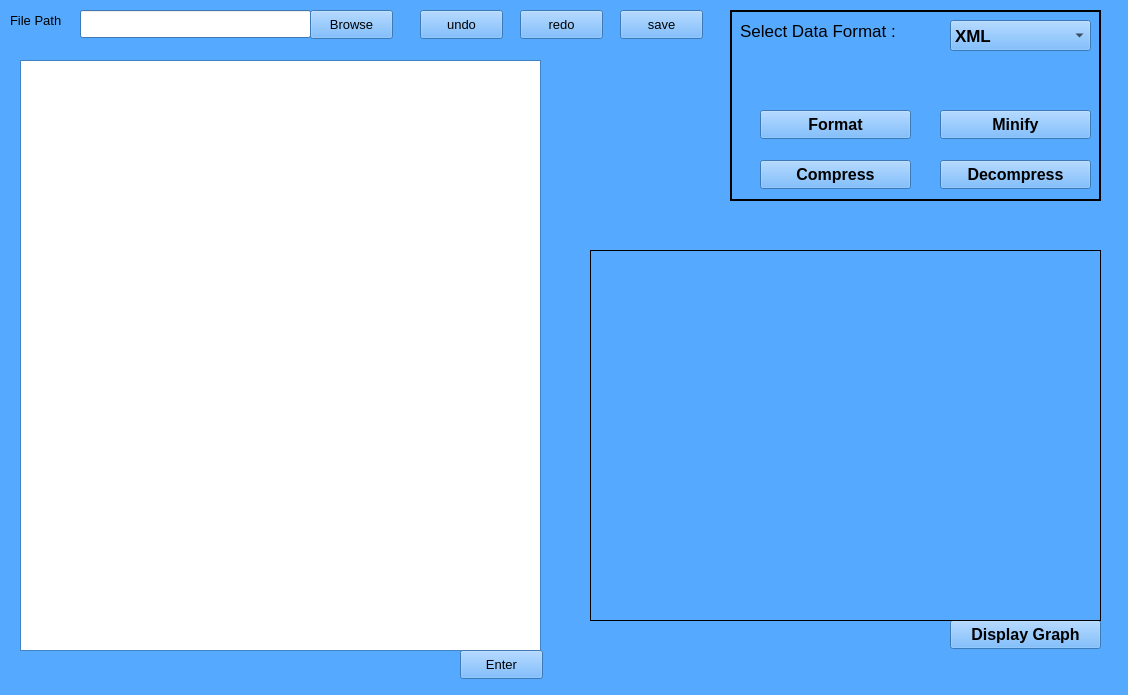
<?xml version="1.0" encoding="UTF-8"?>
<ui version="4.0">
 <class>MainWindow</class>
 <widget class="QMainWindow" name="MainWindow">
  <property name="geometry">
   <rect>
    <x>0</x>
    <y>0</y>
    <width>1128</width>
    <height>695</height>
   </rect>
  </property>
  <property name="palette">
   <palette>
    <active>
     <colorrole role="Button">
      <brush brushstyle="SolidPattern">
       <color alpha="255">
        <red>85</red>
        <green>170</green>
        <blue>255</blue>
       </color>
      </brush>
     </colorrole>
     <colorrole role="Light">
      <brush brushstyle="SolidPattern">
       <color alpha="255">
        <red>170</red>
        <green>255</green>
        <blue>255</blue>
       </color>
      </brush>
     </colorrole>
     <colorrole role="Window">
      <brush brushstyle="SolidPattern">
       <color alpha="255">
        <red>85</red>
        <green>170</green>
        <blue>255</blue>
       </color>
      </brush>
     </colorrole>
    </active>
    <inactive>
     <colorrole role="Button">
      <brush brushstyle="SolidPattern">
       <color alpha="255">
        <red>85</red>
        <green>170</green>
        <blue>255</blue>
       </color>
      </brush>
     </colorrole>
     <colorrole role="Light">
      <brush brushstyle="SolidPattern">
       <color alpha="255">
        <red>170</red>
        <green>255</green>
        <blue>255</blue>
       </color>
      </brush>
     </colorrole>
     <colorrole role="Window">
      <brush brushstyle="SolidPattern">
       <color alpha="255">
        <red>85</red>
        <green>170</green>
        <blue>255</blue>
       </color>
      </brush>
     </colorrole>
    </inactive>
    <disabled>
     <colorrole role="Button">
      <brush brushstyle="SolidPattern">
       <color alpha="255">
        <red>85</red>
        <green>170</green>
        <blue>255</blue>
       </color>
      </brush>
     </colorrole>
     <colorrole role="Light">
      <brush brushstyle="SolidPattern">
       <color alpha="255">
        <red>170</red>
        <green>255</green>
        <blue>255</blue>
       </color>
      </brush>
     </colorrole>
     <colorrole role="Base">
      <brush brushstyle="SolidPattern">
       <color alpha="255">
        <red>85</red>
        <green>170</green>
        <blue>255</blue>
       </color>
      </brush>
     </colorrole>
     <colorrole role="Window">
      <brush brushstyle="SolidPattern">
       <color alpha="255">
        <red>85</red>
        <green>170</green>
        <blue>255</blue>
       </color>
      </brush>
     </colorrole>
    </disabled>
   </palette>
  </property>
  <property name="font">
   <font>
    <pointsize>10</pointsize>
   </font>
  </property>
  <property name="windowTitle">
   <string>MainWindow</string>
  </property>
  <widget class="QWidget" name="centralwidget">
   <property name="palette">
    <palette>
     <active>
      <colorrole role="Base">
       <brush brushstyle="SolidPattern">
        <color alpha="255">
         <red>255</red>
         <green>255</green>
         <blue>255</blue>
        </color>
       </brush>
      </colorrole>
      <colorrole role="Window">
       <brush brushstyle="SolidPattern">
        <color alpha="255">
         <red>85</red>
         <green>170</green>
         <blue>255</blue>
        </color>
       </brush>
      </colorrole>
     </active>
     <inactive>
      <colorrole role="Base">
       <brush brushstyle="SolidPattern">
        <color alpha="255">
         <red>255</red>
         <green>255</green>
         <blue>255</blue>
        </color>
       </brush>
      </colorrole>
      <colorrole role="Window">
       <brush brushstyle="SolidPattern">
        <color alpha="255">
         <red>85</red>
         <green>170</green>
         <blue>255</blue>
        </color>
       </brush>
      </colorrole>
     </inactive>
     <disabled>
      <colorrole role="Base">
       <brush brushstyle="SolidPattern">
        <color alpha="255">
         <red>85</red>
         <green>170</green>
         <blue>255</blue>
        </color>
       </brush>
      </colorrole>
      <colorrole role="Window">
       <brush brushstyle="SolidPattern">
        <color alpha="255">
         <red>85</red>
         <green>170</green>
         <blue>255</blue>
        </color>
       </brush>
      </colorrole>
     </disabled>
    </palette>
   </property>
   <widget class="QLineEdit" name="Path">
    <property name="geometry">
     <rect>
      <x>80</x>
      <y>10</y>
      <width>231</width>
      <height>28</height>
     </rect>
    </property>
   </widget>
   <widget class="QPushButton" name="insert">
    <property name="geometry">
     <rect>
      <x>310</x>
      <y>10</y>
      <width>83</width>
      <height>29</height>
     </rect>
    </property>
    <property name="text">
     <string>Browse</string>
    </property>
   </widget>
   <widget class="QLabel" name="label">
    <property name="geometry">
     <rect>
      <x>10</x>
      <y>10</y>
      <width>63</width>
      <height>20</height>
     </rect>
    </property>
    <property name="text">
     <string>File Path</string>
    </property>
   </widget>
   <widget class="QPushButton" name="Minify">
    <property name="geometry">
     <rect>
      <x>940</x>
      <y>110</y>
      <width>151</width>
      <height>29</height>
     </rect>
    </property>
    <property name="font">
     <font>
      <family>SansSerif</family>
      <pointsize>12</pointsize>
      <italic>false</italic>
      <bold>true</bold>
     </font>
    </property>
    <property name="text">
     <string>Minify</string>
    </property>
   </widget>
   <widget class="QPushButton" name="Format">
    <property name="geometry">
     <rect>
      <x>760</x>
      <y>110</y>
      <width>151</width>
      <height>29</height>
     </rect>
    </property>
    <property name="font">
     <font>
      <family>SansSerif</family>
      <pointsize>12</pointsize>
      <italic>false</italic>
      <bold>true</bold>
     </font>
    </property>
    <property name="text">
     <string>Format</string>
    </property>
   </widget>
   <widget class="QPushButton" name="Compress">
    <property name="geometry">
     <rect>
      <x>760</x>
      <y>160</y>
      <width>151</width>
      <height>29</height>
     </rect>
    </property>
    <property name="font">
     <font>
      <family>SansSerif</family>
      <pointsize>12</pointsize>
      <italic>false</italic>
      <bold>true</bold>
     </font>
    </property>
    <property name="text">
     <string>Compress</string>
    </property>
   </widget>
   <widget class="QPushButton" name="Decompress">
    <property name="geometry">
     <rect>
      <x>940</x>
      <y>160</y>
      <width>151</width>
      <height>29</height>
     </rect>
    </property>
    <property name="font">
     <font>
      <family>SansSerif</family>
      <pointsize>12</pointsize>
      <italic>false</italic>
      <bold>true</bold>
      <strikeout>false</strikeout>
      <kerning>true</kerning>
     </font>
    </property>
    <property name="autoFillBackground">
     <bool>false</bool>
    </property>
    <property name="text">
     <string>Decompress</string>
    </property>
   </widget>
   <widget class="QComboBox" name="comboBox">
    <property name="geometry">
     <rect>
      <x>950</x>
      <y>20</y>
      <width>141</width>
      <height>31</height>
     </rect>
    </property>
    <property name="font">
     <font>
      <pointsize>13</pointsize>
      <bold>true</bold>
     </font>
    </property>
    <item>
     <property name="text">
      <string>XML</string>
     </property>
    </item>
    <item>
     <property name="text">
      <string>Json</string>
     </property>
    </item>
   </widget>
   <widget class="QLabel" name="label_2">
    <property name="geometry">
     <rect>
      <x>740</x>
      <y>10</y>
      <width>201</width>
      <height>41</height>
     </rect>
    </property>
    <property name="font">
     <font>
      <pointsize>13</pointsize>
     </font>
    </property>
    <property name="text">
     <string>Select Data Format :</string>
    </property>
   </widget>
   <widget class="QPushButton" name="Graph">
    <property name="geometry">
     <rect>
      <x>950</x>
      <y>620</y>
      <width>151</width>
      <height>29</height>
     </rect>
    </property>
    <property name="font">
     <font>
      <family>SansSerif</family>
      <pointsize>12</pointsize>
      <bold>true</bold>
     </font>
    </property>
    <property name="text">
     <string>Display Graph</string>
    </property>
   </widget>
   <widget class="QLabel" name="graphpic">
    <property name="geometry">
     <rect>
      <x>590</x>
      <y>250</y>
      <width>511</width>
      <height>371</height>
     </rect>
    </property>
    <property name="frameShape">
     <enum>QFrame::Box</enum>
    </property>
    <property name="text">
     <string/>
    </property>
   </widget>
   <widget class="QPushButton" name="save">
    <property name="geometry">
     <rect>
      <x>620</x>
      <y>10</y>
      <width>83</width>
      <height>29</height>
     </rect>
    </property>
    <property name="text">
     <string>save</string>
    </property>
   </widget>
   <widget class="QPlainTextEdit" name="input_text">
    <property name="geometry">
     <rect>
      <x>20</x>
      <y>60</y>
      <width>521</width>
      <height>591</height>
     </rect>
    </property>
   </widget>
   <widget class="QPushButton" name="enter">
    <property name="geometry">
     <rect>
      <x>460</x>
      <y>650</y>
      <width>83</width>
      <height>29</height>
     </rect>
    </property>
    <property name="text">
     <string>Enter</string>
    </property>
   </widget>
   <widget class="QPushButton" name="undo">
    <property name="geometry">
     <rect>
      <x>420</x>
      <y>10</y>
      <width>83</width>
      <height>29</height>
     </rect>
    </property>
    <property name="text">
     <string>undo</string>
    </property>
   </widget>
   <widget class="QPushButton" name="redo">
    <property name="geometry">
     <rect>
      <x>520</x>
      <y>10</y>
      <width>83</width>
      <height>29</height>
     </rect>
    </property>
    <property name="text">
     <string>redo</string>
    </property>
   </widget>
   <widget class="QFrame" name="frame">
    <property name="geometry">
     <rect>
      <x>730</x>
      <y>10</y>
      <width>371</width>
      <height>191</height>
     </rect>
    </property>
    <property name="font">
     <font>
      <pointsize>10</pointsize>
      <bold>false</bold>
     </font>
    </property>
    <property name="frameShape">
     <enum>QFrame::Box</enum>
    </property>
    <property name="frameShadow">
     <enum>QFrame::Plain</enum>
    </property>
    <property name="lineWidth">
     <number>2</number>
    </property>
   </widget>
  </widget>
 </widget>
 <resources/>
 <connections/>
</ui>
